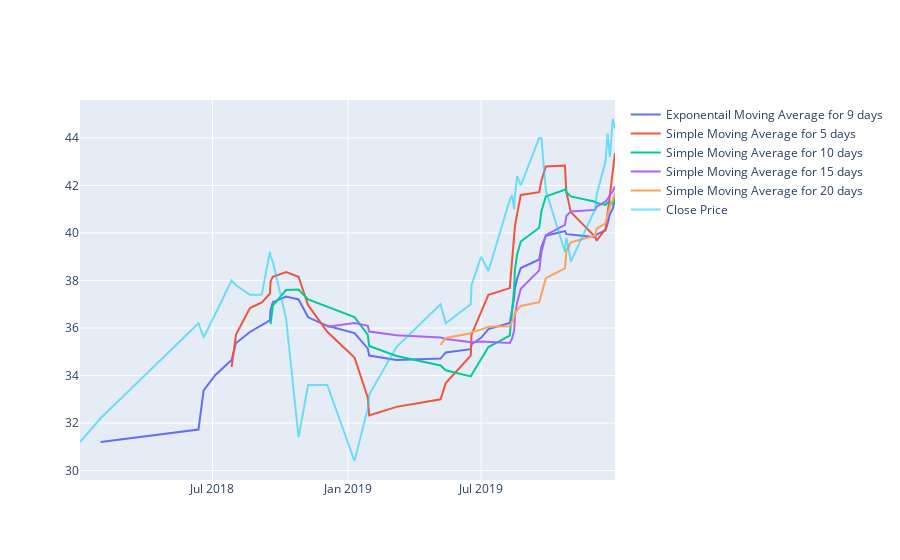

Write notebook code for a chart like this one.
### Code cell
#moving averages
# simple moving averages and exponential moving averages
# exponential moving averages
df['EMA_9'] = df['EndPrice'].ewm(9).mean().shift()
# simple moving averages
df['SMA_5'] = df['EndPrice'].rolling(5).mean().shift()
df['SMA_10'] = df['EndPrice'].rolling(10).mean().shift()
df['SMA_15'] = df['EndPrice'].rolling(15).mean().shift()
df['SMA_20'] = df['EndPrice'].rolling(20).mean().shift()

# plot those moving averages and the closing price
fig = go.Figure()
fig.add_trace(go.Scatter(x = df.Date, y = df.EMA_9, name ='Exponentail Moving Average for 9 days'))
fig.add_trace(go.Scatter(x = df.Date, y = df.SMA_5, name ='Simple Moving Average for 5 days'))
fig.add_trace(go.Scatter(x = df.Date, y = df.SMA_10, name ='Simple Moving Average for 10 days'))
fig.add_trace(go.Scatter(x = df.Date, y = df.SMA_15, name ='Simple Moving Average for 15 days'))
fig.add_trace(go.Scatter(x = df.Date, y = df.SMA_20, name ='Simple Moving Average for 20 days'))
fig.add_trace(go.Scatter(x = df.Date, y = df.EndPrice, name ='Close Price', opacity = 0.6))
fig.show()
